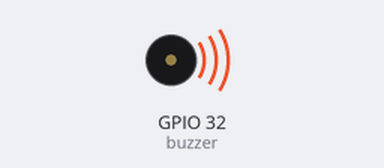
Simulated run of this program. Board: ESP32 board running MicroPython. Shown: buzzer (waves = sounding). What the program prints to the serial console is not drawn. At 4.5 s the program stops and its outputs stay as they are.

Above: at 1.3 s.
At 4.6 s:
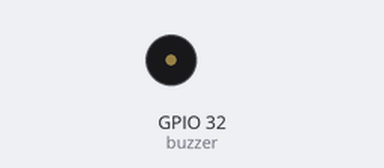
Timing chart, 0 to 6.0 s (numbered marks = the images above):
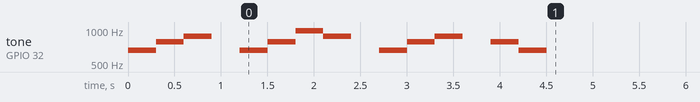

The program:

music_listComprehension.py
````python
##
'''
[chat](https://chatgpt.com/c/68fda6cf-5744-8320-9cbb-92a5eb66922a)
from machine import Pin,PWM
import time
from utime import sleep

button = Pin(26, Pin.IN, Pin.PULL_DOWN)


buzzer = PWM(Pin(32))
buzzer.freq(1000)
buzzer.duty_u16(1000)
sleep(1)
buzzer.duty_u16(0)
while True:
    print(button.value())
    time.sleep(0.2)
'''

from machine import Pin, PWM
from utime import sleep
buzzer = PWM(Pin(32))

tones = {
"B0": 31,
"C1": 33,
"CS1": 35,
"D1": 37,
"DS1": 39,
"E1": 41,
"F1": 44,
"FS1": 46,
"G1": 49,
"GS1": 52,
"A1": 55,
"AS1": 58,
"B1": 62,
"C2": 65,
"CS2": 69,
"D2": 73,
"DS2": 78,
"E2": 82,
"F2": 87,
"FS2": 93,
"G2": 98,
"GS2": 104,
"A2": 110,
"AS2": 117,
"B2": 123,
"C3": 131,
"CS3": 139,
"D3": 147,
"DS3": 156,
"E3": 165,
"F3": 175,
"FS3": 185,
"G3": 196,
"GS3": 208,
"A3": 220,
"AS3": 233,
"B3": 247,
"C4": 262,
"CS4": 277,
"D4": 294,
"DS4": 311,
"E4": 330,
"F4": 349,
"FS4": 370,
"G4": 392,
"GS4": 415,
"A4": 440,
"AS4": 466,
"B4": 494,
"C5": 523,
"CS5": 554,
"D5": 587,
"DS5": 622,
"E5": 659,
"F5": 698,
"FS5": 740,
"G5": 784,
"GS5": 831,
"A5": 880,
"AS5": 932,
"B5": 988,
"C6": 1047,
"CS6": 1109,
"D6": 1175,
"DS6": 1245,
"E6": 1319,
"F6": 1397,
"FS6": 1480,
"G6": 1568,
"GS6": 1661,
"A6": 1760,
"AS6": 1865,
"B6": 1976,
"C7": 2093,
"CS7": 2217,
"D7": 2349,
"DS7": 2489,
"E7": 2637,
"F7": 2794,
"FS7": 2960,
"G7": 3136,
"GS7": 3322,
"A7": 3520,
"AS7": 3729,
"B7": 3951,
"C8": 4186,
"CS8": 4435,
"D8": 4699,
"DS8": 4978
}

song = ["E5","G5","A5","P","E5","G5","B5","A5","P","E5","G5","A5","P","G5","E5"]

def playtone(frequency):
    buzzer.duty_u16(1000)
    buzzer.freq(frequency)


def bequiet():
    buzzer.duty_u16(0)

def playsong(mysong):
    print(mysong)
    for i in range(len(mysong)):
        if (mysong[i] == "P"):
            bequiet()
        else:
            playtone(tones[mysong[i]])

        sleep(0.3)

    bequiet()
note_values = [tones[note] for note in song if note in tones]
print(note_values)
playsong(song)
'''
how to use a list comprehension to retrieve and print the values of the note keys played”

---

### 🎯 Goal

You want to **get and print the numeric frequency values** (from the `tones` dictionary) that correspond to the note names in your list `song`, but **only for the real notes** (not `"P"` pauses).

---

### ✅ Simple list comprehension version

```python
note_values = [tones[note] for note in song if note in tones]
print(note_values)
```

**Explanation:**

* `for note in song` → iterate through each note name (e.g., `"E5"`, `"G5"`, `"P"`, …)
* `if note in tones` → skip `"P"` since it’s not in the dictionary
* `tones[note]` → get the frequency value
* The comprehension builds a list of all those frequency values.

---

### ✅ Example output

If you run just:

```python
print([tones[n] for n in song if n in tones])
```

you might see something like:

```
[659, 784, 880, 659, 784, 988, 880, 659, 784, 880, 784, 659]
```

---

### ✅ If you also want to see both the **note** and its **frequency**

You can use a comprehension to build tuples or formatted strings:

```python
pairs = [(note, tones[note]) for note in song if note in tones]
print(pairs)
```

Output:

```
[('E5', 659), ('G5', 784), ('A5', 880), ('E5', 659), ...]
```

Or, if you prefer a clean print:

```python
print(", ".join(f"{n}:{tones[n]}" for n in song if n in tones))
```

Output:

```
E5:659, G5:784, A5:880, E5:659, G5:784, B5:988, A5:880, ...
```


'''
````

Measured:
- by itself, tone on GPIO 32 (buzzer): plays 659 Hz for 0.30 s, 784 Hz for 0.30 s, 880 Hz for 0.30 s, 659 Hz for 0.30 s, 784 Hz for 0.30 s, 988 Hz for 0.30 s … (12 notes in this stretch)
